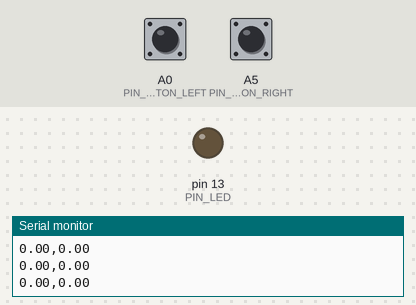
A sketch run on a simulated Arduino Uno, built with avr-gcc and run on an emulated ATmega328P. On the bench: output pins drawn as LEDs (lit = HIGH), the last lines printed to the serial monitor. Inputs (shaded band) come from the test bench; at power-on: A0 (PIN_BUTTON_LEFT) HIGH, A5 (PIN_BUTTON_RIGHT) HIGH.

Above: at 1.2 s.
1.3 s: A0 (PIN_BUTTON_LEFT) pulled LOW for 0.15 s
At 1.38 s:
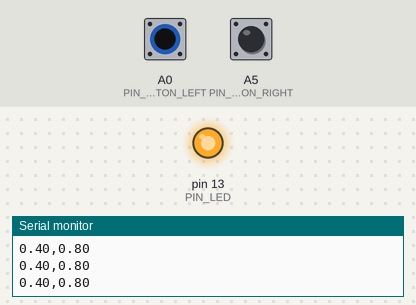
2.9 s: A0 (PIN_BUTTON_LEFT) pulled LOW for 3.2 s
At 7.3 s:
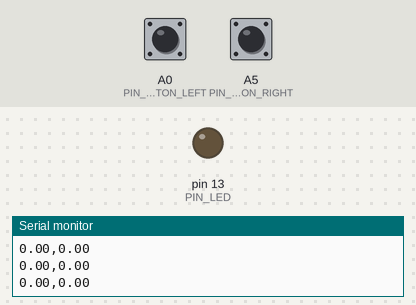
7.6 s: A5 (PIN_BUTTON_RIGHT) pulled LOW for 3.2 s
At 8.1 s:
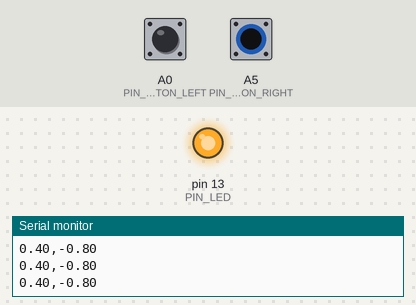
Timing chart, 0 to 12.3 s (numbered marks = the images above; inputs shaded):
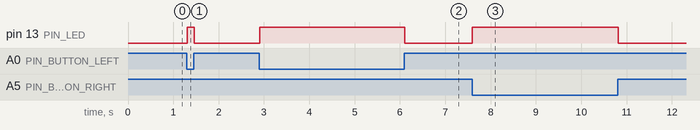

The sketch:

arduino-software-debug.ino
```cpp
const int PIN_BUTTON_LEFT = A0;
const int PIN_BUTTON_RIGHT = A5;
const int PIN_LED = LED_BUILTIN;

const float RADIUS = 1.0f;
const float SPEED = 0.8f;

void setup()
{
  pinMode(PIN_BUTTON_LEFT, INPUT);
  pinMode(PIN_BUTTON_RIGHT, INPUT);
  pinMode(PIN_LED, OUTPUT);

  Serial.begin(115200);
}

void loop()
{
 int buttonLeftState = !digitalRead(PIN_BUTTON_LEFT);
 int buttonRightState = !digitalRead(PIN_BUTTON_RIGHT);

 if (buttonLeftState == 1 || buttonRightState == 1) {
   digitalWrite(PIN_LED, HIGH);
 } else {
   digitalWrite(PIN_LED, LOW);
 }

 float distanceLeft = (buttonLeftState == 1) ? SPEED : 0.0f;
 float distanceRight = (buttonRightState == 1) ? SPEED : 0.0f;

 float distance = (distanceLeft + distanceRight) / 2.0f;
 float angle = (distanceLeft - distanceRight) / RADIUS;

 Serial.print(distance);
 Serial.print(",");
 Serial.println(angle);

 delay(10);
}
```

Measured:
- after the input at 1.3 s, pin 13 (PIN_LED): LOW → HIGH at once, → LOW 0.15 s later
- after the input at 2.9 s, pin 13 (PIN_LED): LOW → HIGH at once, → LOW 3.2 s later
- after the input at 7.6 s, pin 13 (PIN_LED): LOW → HIGH at once, → LOW 3.2 s later
